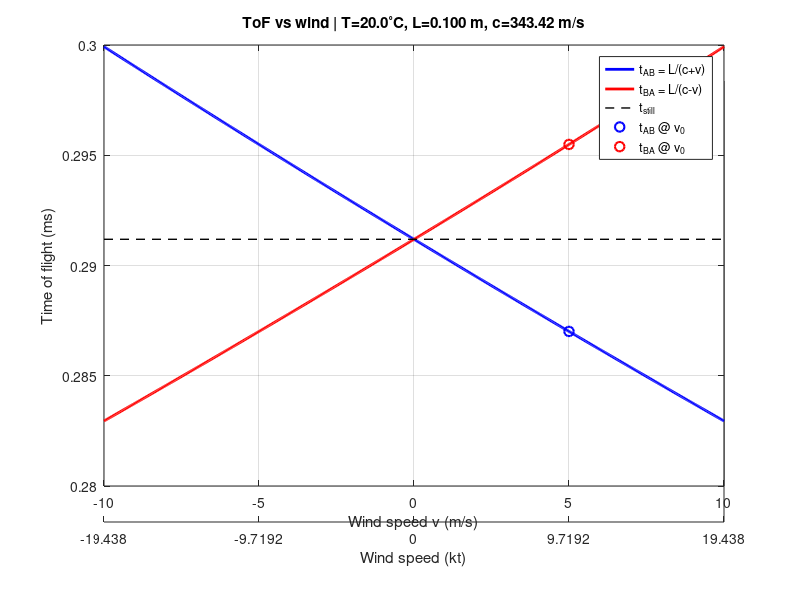

This chart was generated by the following MATLAB code:
function delay_sensitivity()
  %--------- Inputs ----------
  Tamb_C = 20;    % Ambient temperature in °C
  L      = 0.10;  % Path length in meters
  v0     = 5;     % Target wind speed (m/s)

  %--------- Speed of sound ----------
  c = 331.3 + 0.606 * Tamb_C;  % m/s

  %--------- Sweep around v0 ----------
  span = max(10, 2*abs(v0));
  v = linspace(-span, span, 601);

  % Avoid division by zero (plots don't reach ±c anyway)
  v(abs(v) >= 0.999*c) = sign(v(abs(v) >= 0.999*c)) * 0.999*c;

  %--------- Times of flight ----------
  tAB = L ./ (c + v);
  tBA = L ./ (c - v);

  % Specific point at v0
  tAB0 = L / (c + v0);
  tBA0 = L / (c - v0);

  %--------- Plot on main axes (m/s) ----------
  figure(1); clf;
  h1 = plot(v, 1e3*tAB, 'b-', 'LineWidth', 2); hold on;
  h2 = plot(v, 1e3*tBA, 'r-', 'LineWidth', 2);
  h3 = plot([min(v) max(v)], [1 1]*1e3*L/c, 'k--', 'LineWidth', 1); % still-air line
  % markers (plot them before legend and capture handles)
  h4 = plot(v0, 1e3*tAB0, 'bo', 'MarkerSize', 7, 'LineWidth', 1.5);
  h5 = plot(v0, 1e3*tBA0, 'ro', 'MarkerSize', 7, 'LineWidth', 1.5);

  grid on; box on;
  ax1 = gca; % main axis in m/s

  %--------- Stacked bottom axes: m/s (bottom), kt (second row) ----------
  ax1 = gca; grid on; box on;
  xlabel(ax1,'Wind speed v (m/s)');    % keep m/s labels visible
  
  % Lift the main plot a bit to make room for a second row of x labels
  pos1  = get(ax1,'Position');
  delta = 0.08;
  pos1(2) = pos1(2) + delta;
  pos1(4) = pos1(4) - delta;
  set(ax1,'Position',pos1);
  
  % Second axes used only to draw kt ticks/labels just below the m/s row
  pos2      = pos1;
  pos2(2)   = pos1(2) - 0.75*delta;     % place slightly below ax1's x-axis
  ax2 = axes('Position',pos2, ...
             'Color','none', ...
             'XAxisLocation','bottom', ...
             'YAxisLocation','right', ...
             'XLim', ms2kts(get(ax1,'XLim')), ...
             'YLim', get(ax1,'YLim'), ...
             'YTick', [], ...
             'Box','off', ...
             'HitTest','off');
  
  % Make kt ticks line up with the m/s ticks
  xt_ms  = get(ax1,'XTick');
  set(ax2,'XTick', ms2kts(xt_ms));
  xlabel(ax2,'Wind speed (kt)');
  
  % IMPORTANT: do NOT hide ax1's tick labels now
  % set(ax1,'XTickLabel',[]);  % <-- remove/comment this
  


  % Switch back to ax1 for labels/legend/title
  axes(ax1);
  xlabel('Wind speed v (m/s)');
  ylabel('Time of flight (ms)');
  title(sprintf('ToF vs wind | T=%.1f^\\circC, L=%.3f m, c=%.2f m/s', Tamb_C, L, c));
  legend([h1 h2 h3 h4 h5], ...
         {'t_{AB} = L/(c+v)', 't_{BA} = L/(c-v)', 't_{still}', ...
          't_{AB} @ v_0', 't_{BA} @ v_0'}, ...
         'Location', 'northeast');

  %--------- Print outputs ----------
  fprintf('Speed of sound c = %.3f m/s\n', c);
  fprintf('At v0 = %.3f m/s, L = %.3f m:\n', v0, L);
  fprintf('  t_AB = %.6f ms\n', 1e3*tAB0);
  fprintf('  t_BA = %.6f ms\n', 1e3*tBA0);
  fprintf('  Δt   = %.6f µs\n', 1e6*(tAB0 - tBA0));
end

% Conversion helpers
function kts = ms2kts(ms)
  kts = ms * 3600 / 1852;   % exact: 1 m/s = 1.94384 kt
end

function ms = kts2ms(kts)
  ms = kts * 1852 / 3600;   % exact: 1 kt = 0.51444 m/s
end
